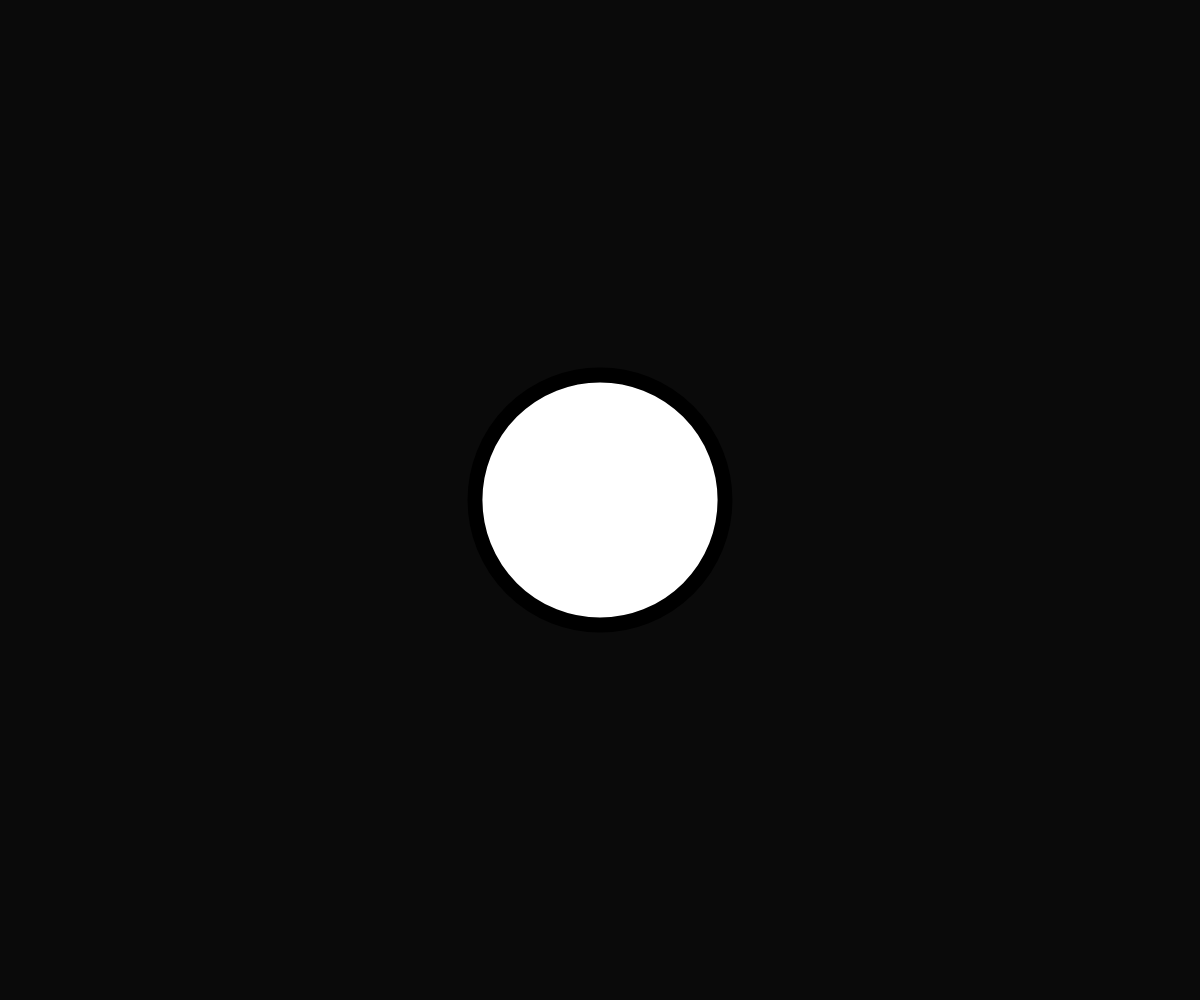
Frame 1 (no input)
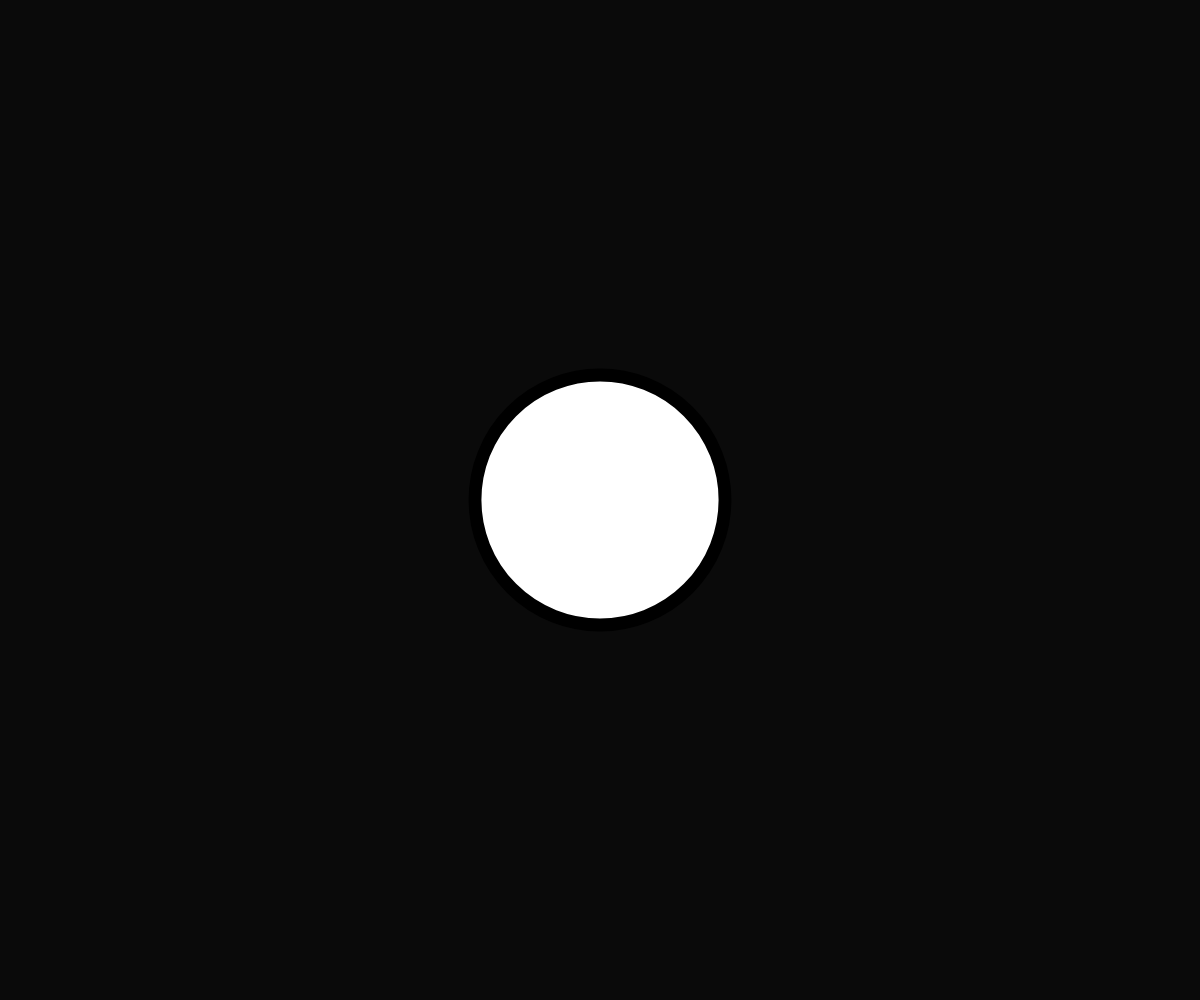
Frame 60 (no input)
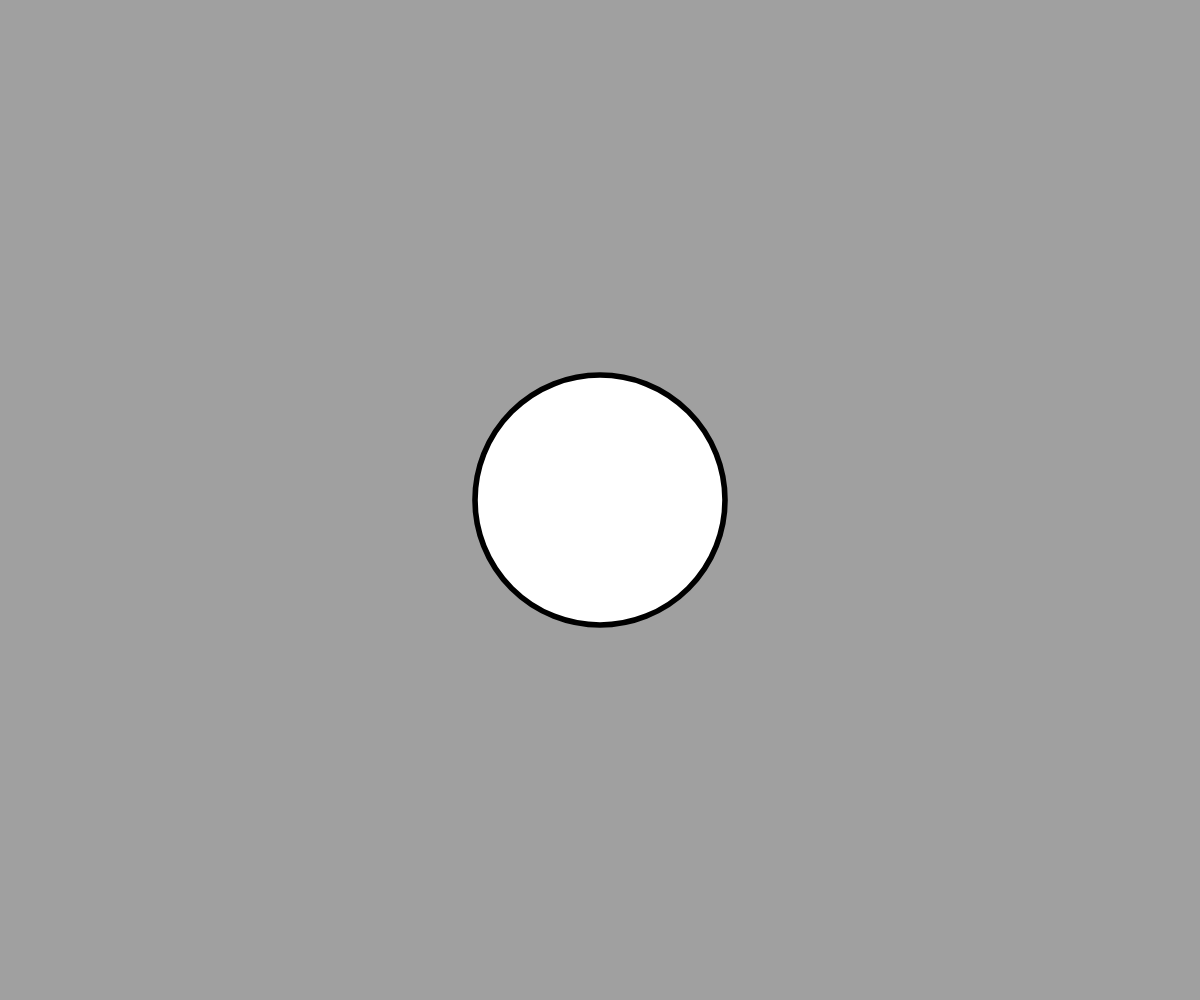
Frame 120 (the mouse pressed at the canvas centre since frame 60)

The p5.js sketch that drew these frames (run headless with seeded random() and noise() and a simulated clock; from frame 60 on, the mouse is pressed at the canvas centre):

// p5.js sketch
// ── sketch.js
function setup() {
  createCanvas(windowWidth, windowHeight);
  background(0)
}

function draw() {
  background(0);

 if (mouseX < width / 15) {
  background(10, 10, 10);
 }
 else if (mouseX < (width / 15) * 2) {
  background(25, 25, 25);
 }
 else if (mouseX < (width / 15) * 3) {
  background(40, 40, 40);
 }
 else if (mouseX < (width / 15) * 4) {
  background(65, 65, 65);
 }
 else if (mouseX < (width / 15) * 5) {
  background(85, 85, 85);
 }
 else if (mouseX < (width / 15) * 6) {
  background(105, 105, 105);
 }
 else if (mouseX < (width / 15) * 7) {
  background(120, 120, 120);
 }
 else if (mouseX < (width / 15) * 5) {
  background( 140, 140, 140);
 }
 else if (mouseX < (width / 15) * 9) {
  background(160, 160, 160);
 }
 else if (mouseX < (width / 15) * 10) {
  background(180, 180, 180);
 }
 else if (mouseX < (width / 15) * 11) {
  background(195, 195, 195);
 }
 else if (mouseX < (width / 15) * 12) {
  background( 211, 211, 211);
 }
 else if (mouseX < (width / 15) * 13) {
  background(230, 230, 230);
 }
 else if (mouseX < (width / 15) * 14) {
  background( 245, 245, 245);
 }
 else{
  background(255, 255, 255);
 }

 strokeWeight(random(2, 20));
  circle(width/2, height/2, height/4);
}
